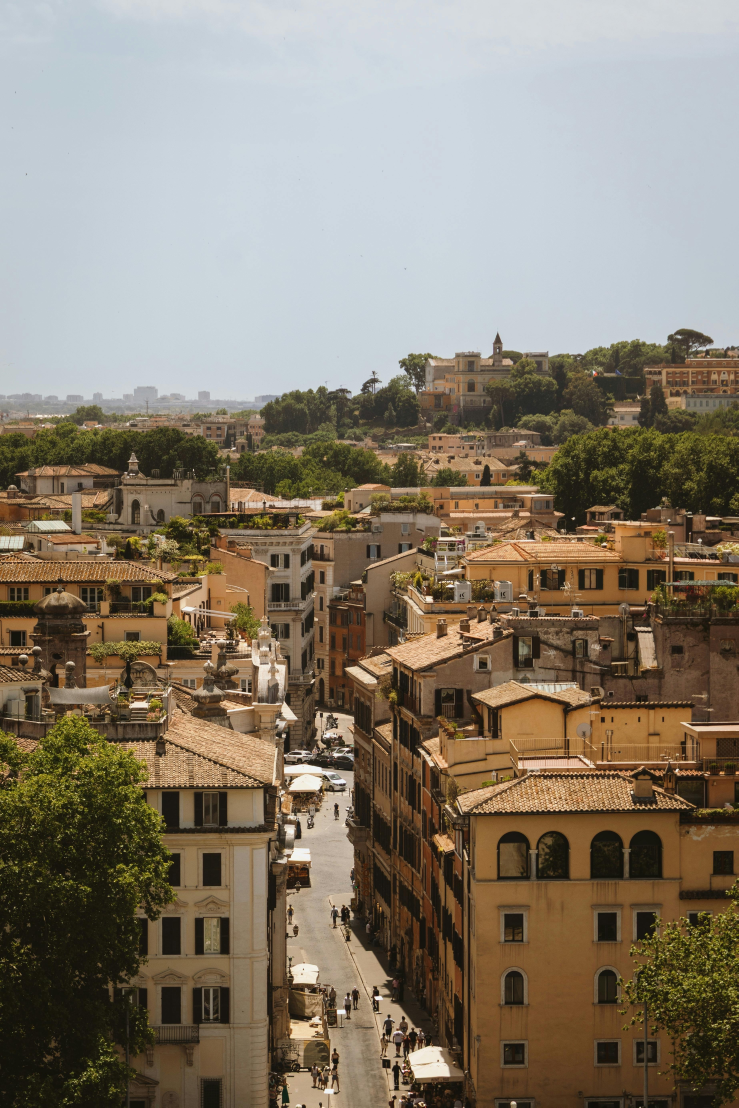
#> input picture Images/pic2.jpg, 3691 x 5536 px, found by its file name (shown at 1/5 size)
$ python basic.py
#> lines starting #> are read from the running program, lines starting #| are printed output that depends on the picture; after the words box and inside, x2 and y2 are one past the last pixel; in counts of white or black regions, pixels touching at a corner belong together
import cv2 as cv

image = cv.imread("Images/pic2.jpg")
#> image is the input picture: shape (5536, 3691, 3); mean B, G, R 109.9, 125.1, 135.1
cv.imshow('image', image)

#-----------GRAYSCALE CONVERTION------------
gray_image = cv.cvtColor(image, cv.COLOR_BGR2GRAY)
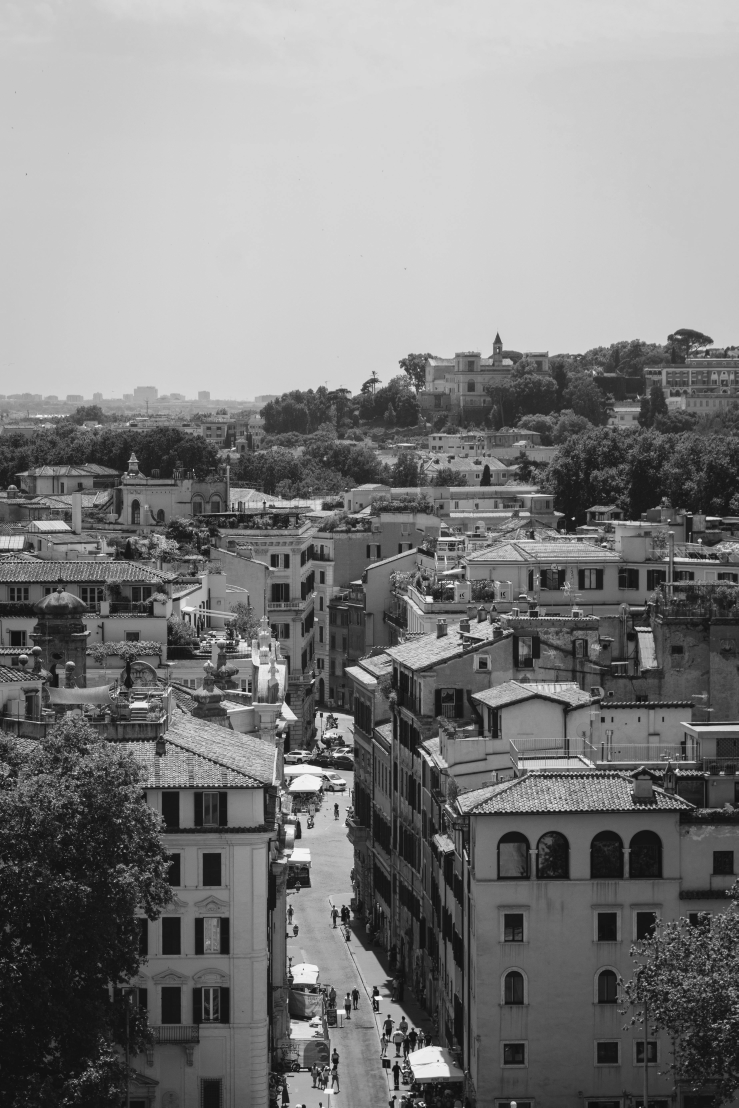
#> gray_image: shape (5536, 3691) (shown at 1/5 size); min 5, max 255, mean 126.3
cv.imshow('gray', gray_image)

#-----------BLURRING IMAGE-------------------
blur_image = cv.GaussianBlur(image, (11, 11), 20)
cv.imshow('blur', blur_image)

#-----------EDGE DETECTION---------------------
edge_image = cv.Canny(image, 125, 175)
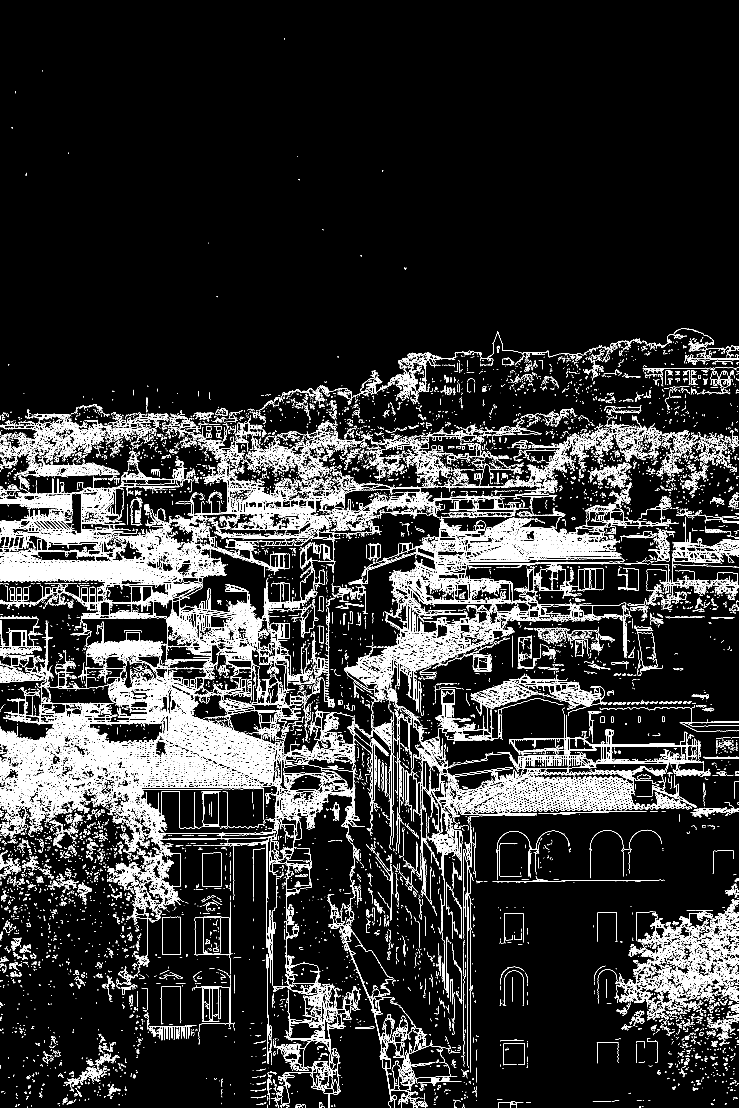
#> edge_image: shape (5536, 3691) (shown at 1/5 size); 6% white in thin lines or dots
cv.imshow('edge', edge_image)

#-----------DILATE IMAGE------------------
dilated_image = cv.dilate(edge_image, (21,21), iterations=2)
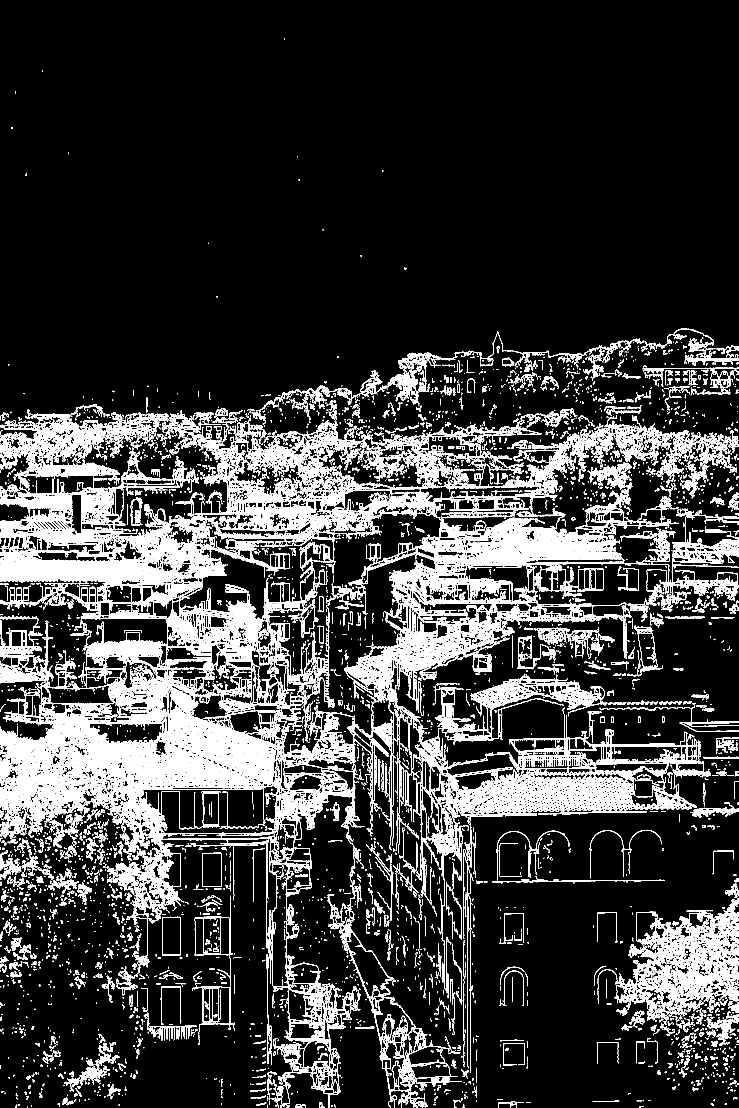
#> dilated_image: shape (5536, 3691) (shown at 1/5 size); 12.7% white; 12149 white regions (4744 under 20 px), largest, box (x1, y1, x2, y2) and area: (0, 2312, 1976, 5536) 903951, (1721, 2513, 3200, 3520) 251255, (2265, 3570, 3555, 4077) 134738
cv.imshow('dilated', dilated_image)

#------------ERODE IMAGE-------------------
eroded_image = cv.erode(dilated_image, (21,21), iterations=2)
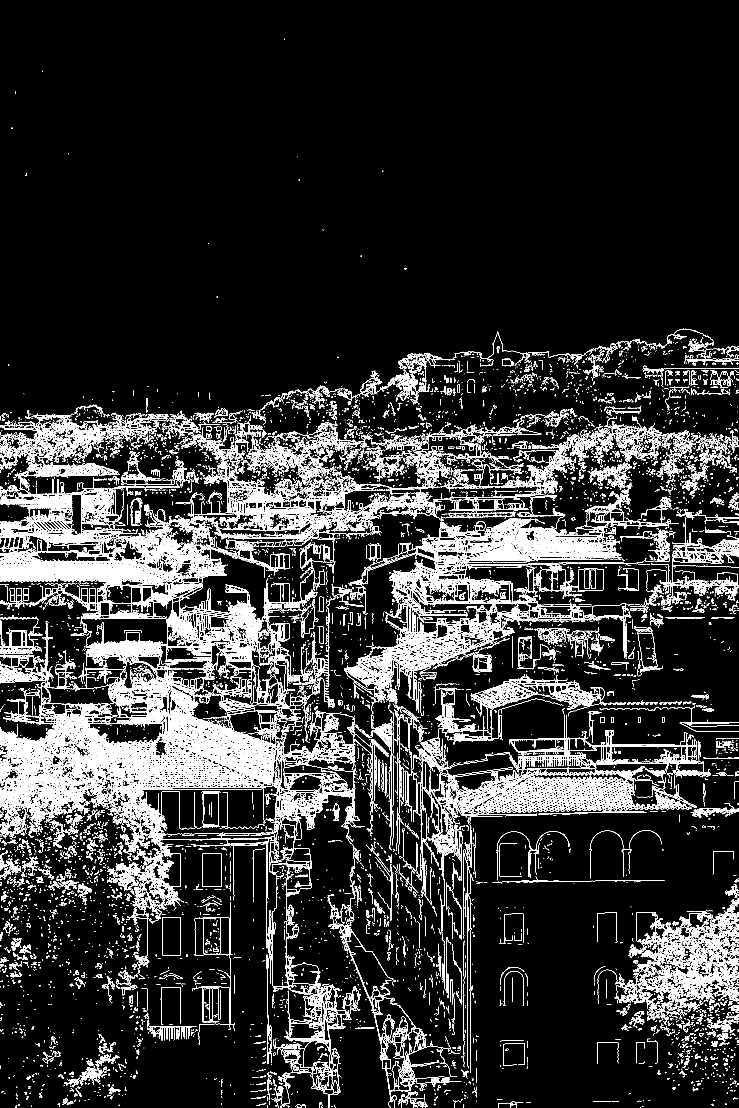
#> eroded_image: shape (5536, 3691) (shown at 1/5 size); 8.1% white in thin lines or dots
cv.imshow('erode', eroded_image)

#------------RESIZE IMAGE-------------------
resized_image = cv.resize(image, (1920,1080), interpolation=cv.INTER_AREA)
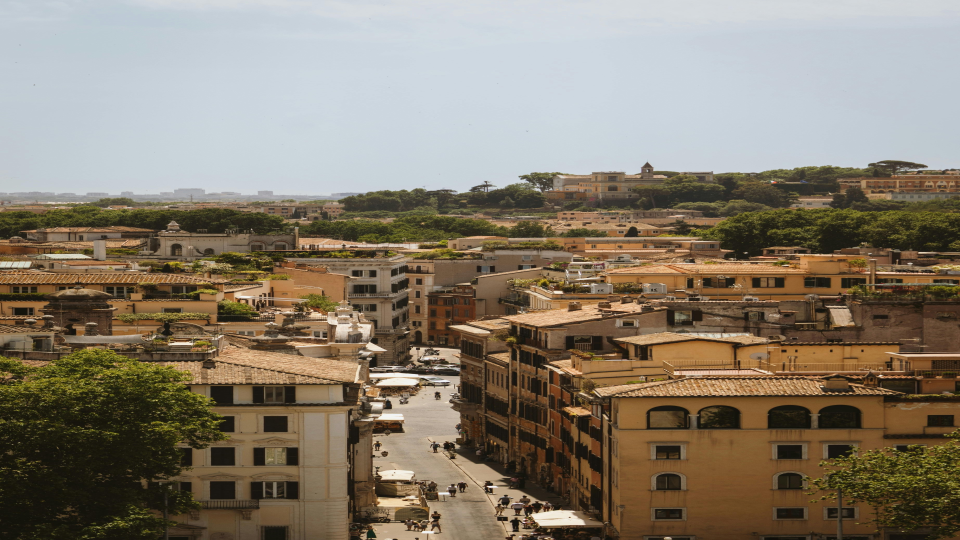
#> resized_image: shape (1080, 1920, 3) (shown at 1/2 size); mean B, G, R 109.9, 125.1, 135.1
cv.imshow('resize', resized_image)

# ------------CROP IMAGE---------------------
cropped_image = image[1000:1500, 1500:2000]
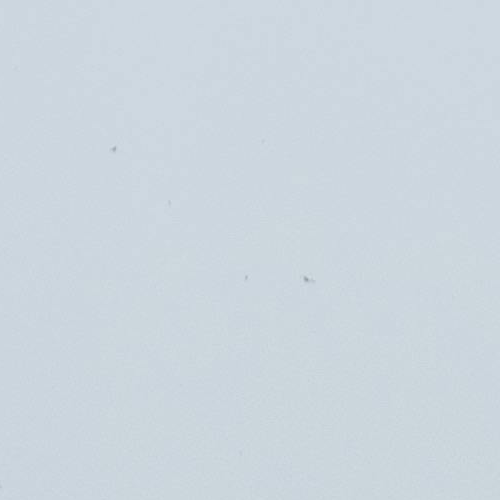
#> cropped_image: shape (500, 500, 3); mean B, G, R 222.5, 214.3, 204
cv.imshow('crop', cropped_image)

cv.waitKey(0)

$ run again, with Images/pic3.jpg copied over Images/pic2.jpg
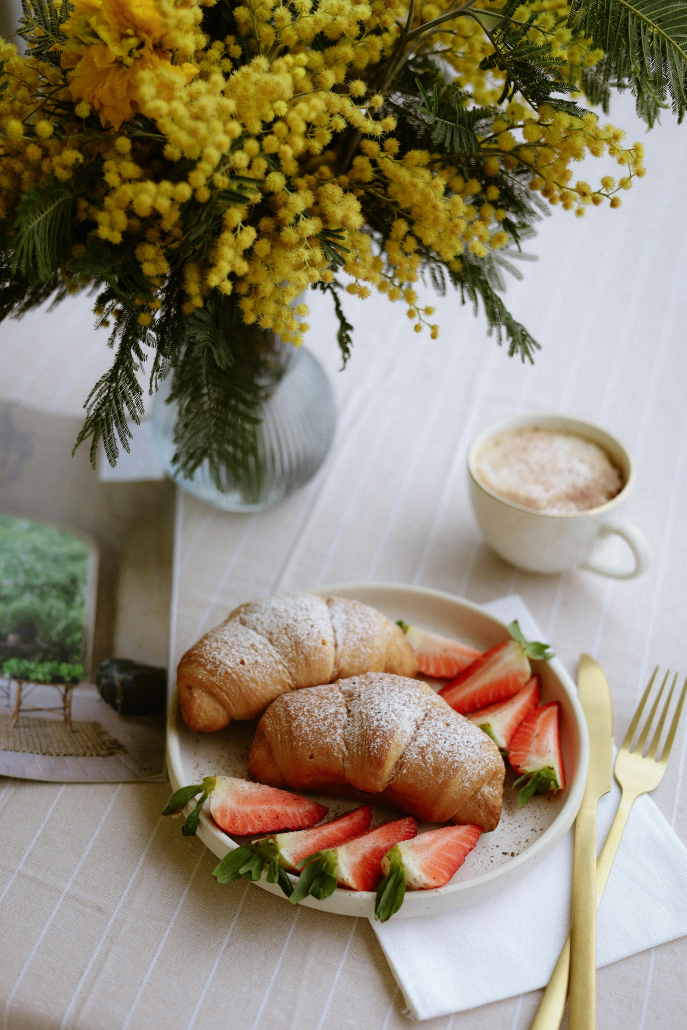
#> input picture Images/pic3.jpg, 4120 x 6180 px, found by its file name (shown at 1/6 size)
#> image is the input picture: shape (6180, 4120, 3); mean B, G, R 112.4, 134, 144.1
#> `edge_image = cv.Canny(image, 125, 175)`:
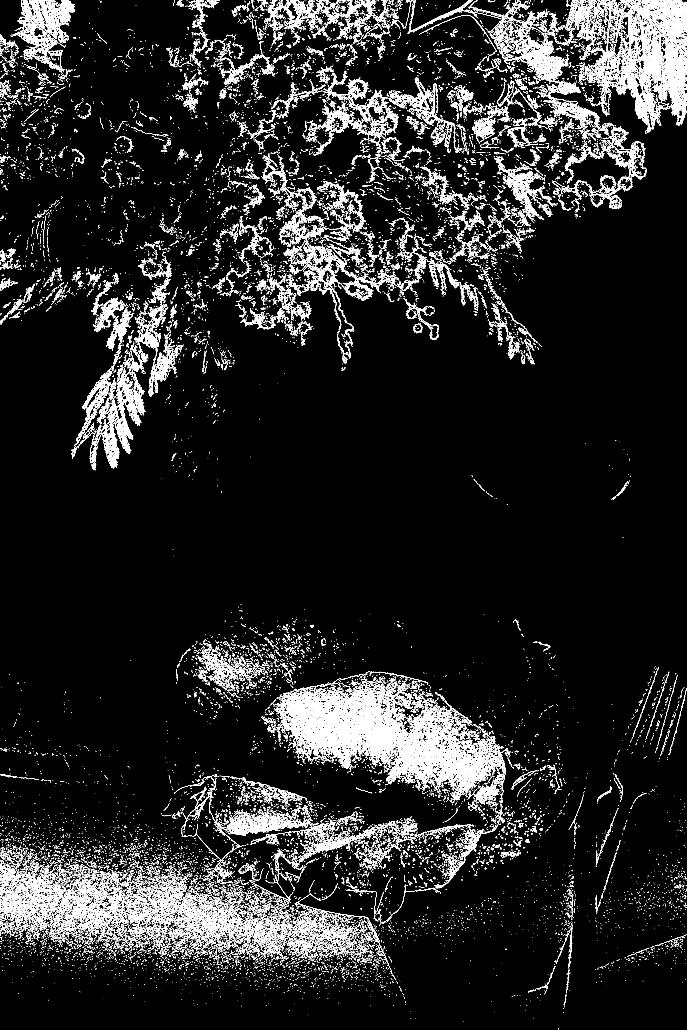
#> edge_image: shape (6180, 4120) (shown at 1/6 size); 4.1% white in thin lines or dots
#> dilated_image: shape (6180, 4120); 8.8% white; 23972 white regions (12660 under 20 px), largest, box (x1, y1, x2, y2) and area: (1657, 4099, 3034, 4806) 290495, (3531, 0, 4120, 800) 142417, (75, 0, 449, 416) 41954
#> eroded_image: shape (6180, 4120); 5.3% white in thin lines or dots
#> `cropped_image = image[1000:1500, 1500:2000]`:
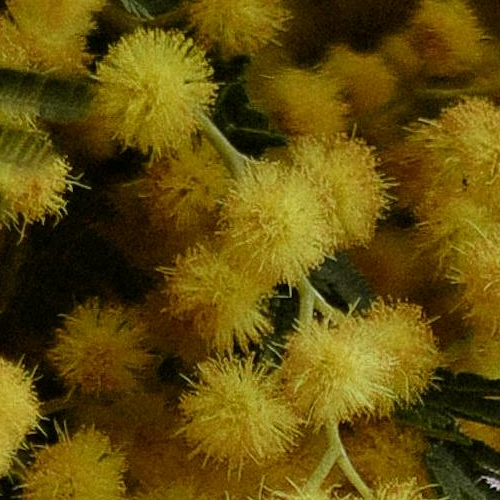
#> cropped_image: shape (500, 500, 3); mean B, G, R 12.6, 78.7, 98.1

$ run again, with Images/pic4.jpg copied over Images/pic2.jpg
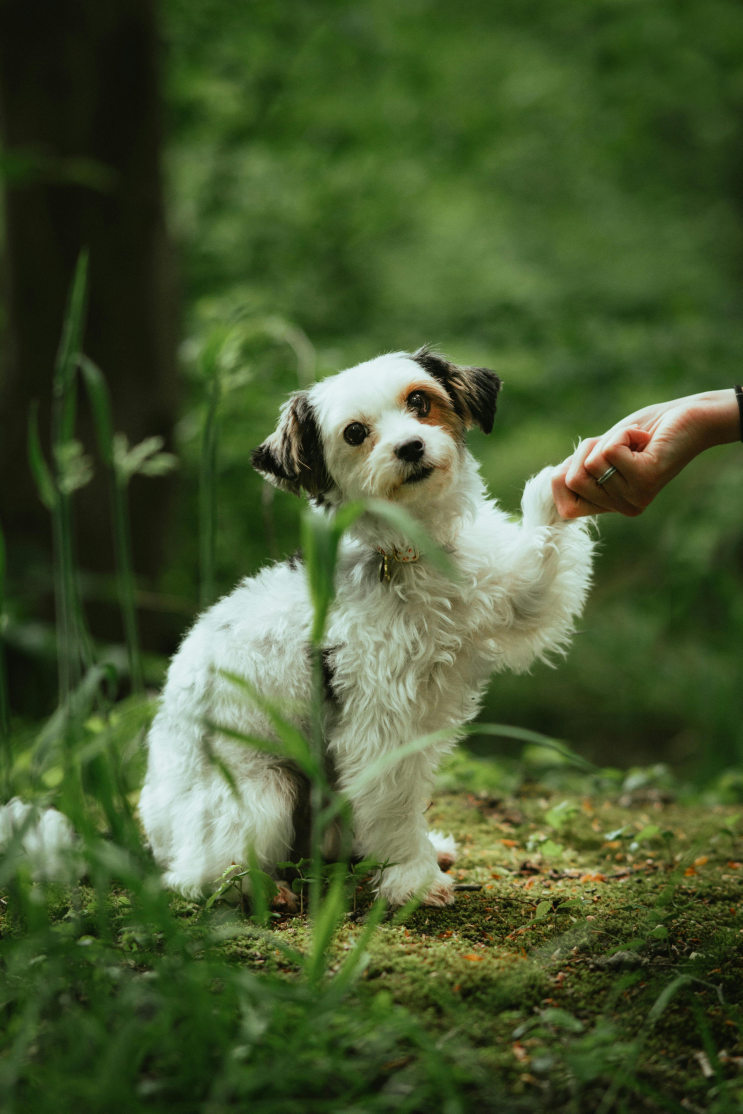
#> input picture Images/pic4.jpg, 3712 x 5568 px, found by its file name (shown at 1/5 size)
#> image is the input picture: shape (5568, 3712, 3); mean B, G, R 49.2, 89.2, 72.1
#> `edge_image = cv.Canny(image, 125, 175)`:
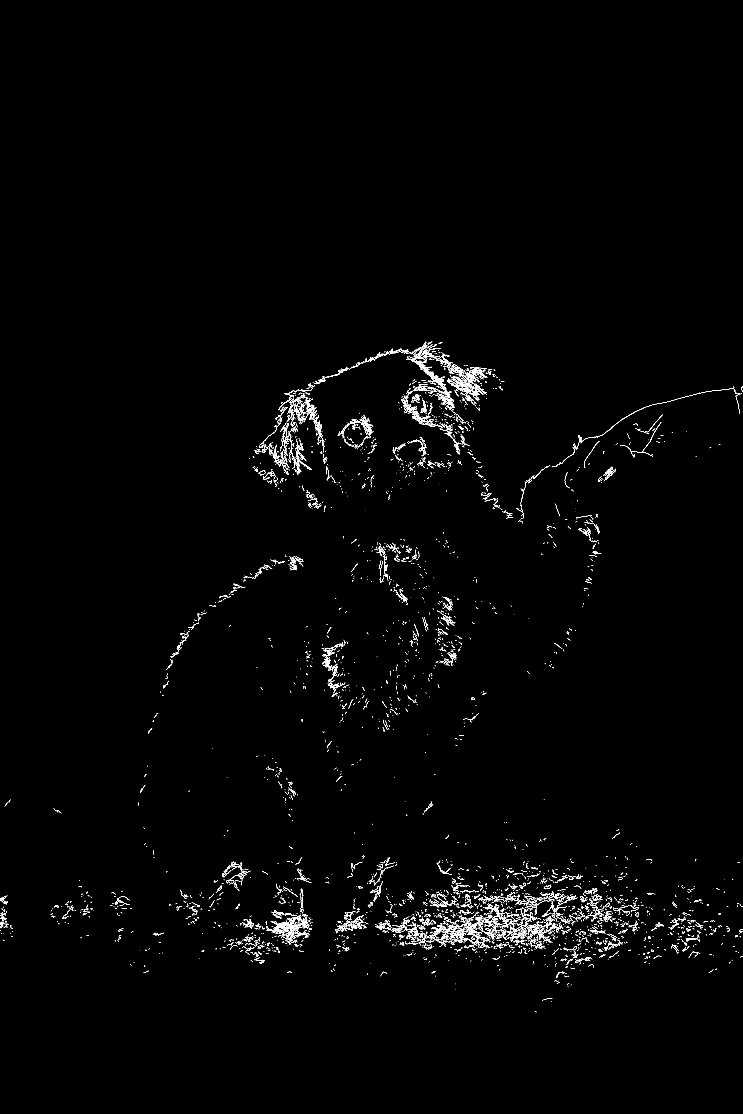
#> edge_image: shape (5568, 3712) (shown at 1/5 size); 0.56% white in thin lines or dots, all inside (x1, y1, x2, y2) = (0, 1706, 3712, 5062)
#> dilated_image: shape (5568, 3712); 1.3% white in thin lines or dots, all inside (x1, y1, x2, y2) = (0, 1706, 3712, 5064)
#> eroded_image: shape (5568, 3712); 0.67% white in thin lines or dots, all inside (x1, y1, x2, y2) = (0, 1708, 3712, 5064)
#> `cropped_image = image[1000:1500, 1500:2000]`:
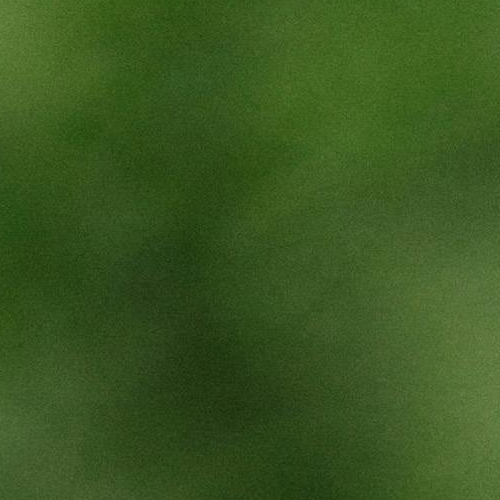
#> cropped_image: shape (500, 500, 3); mean B, G, R 32.8, 87.1, 58
